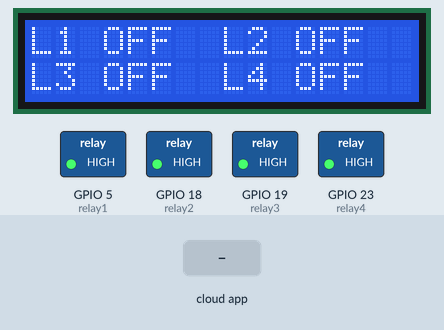
The sketch below on a simulated ESP32. Shown: 16×2 character LCD, switched loads named in the sketch (green lamp = pin HIGH). The test bench sets the inputs (shaded band). WiFi joins after 1.5 s; servers stay silent unless stated; the Firebase database answers and starts empty; what the sketch prints to the serial monitor is not drawn.

Above: at 2.8 s.
2.9 s: the phone or cloud app sets Load1 to 1
At 4.2 s:
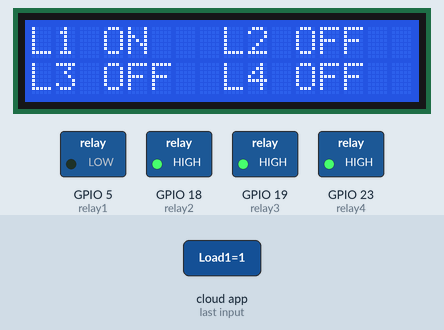
4.9 s: the phone or cloud app sets Load2 to 1
At 6.4 s:
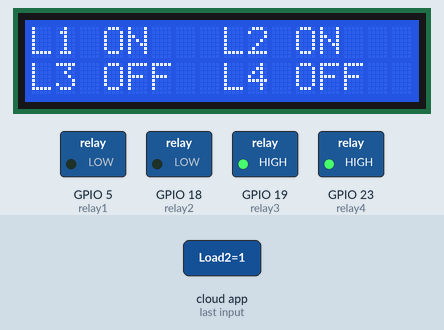
6.8 s: the phone or cloud app sets Load3 to 1
At 8.4 s:
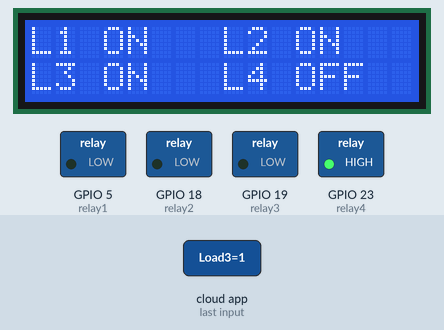
8.7 s: the phone or cloud app sets Load1 to 0
At 10.9 s:
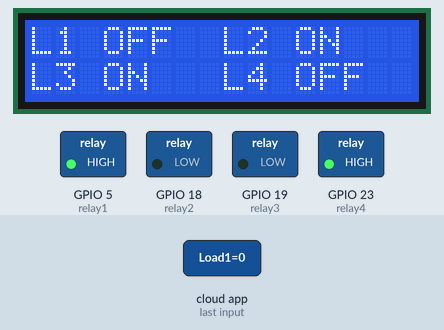
11.2 s: the phone or cloud app sets Load4 to 1
At 12.8 s:
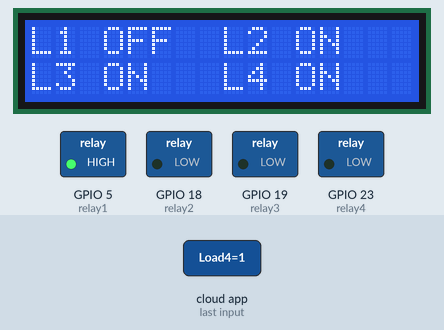
13.1 s: the phone or cloud app sets Load2 to 0
At 14.0 s:
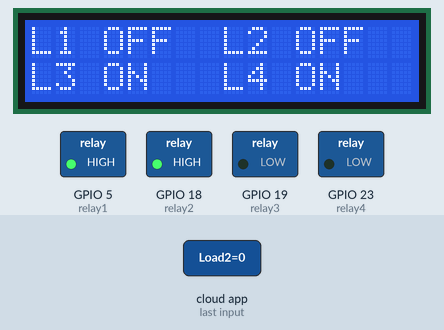
Timing chart, 0 to 16.0 s (numbered marks = the images above; inputs shaded):
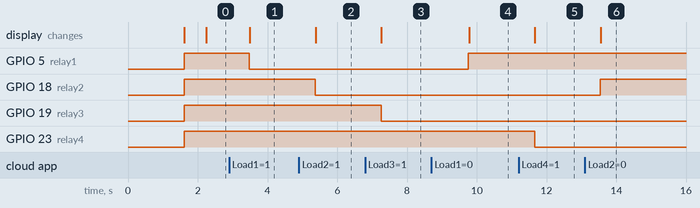

The sketch:

sketch_may26a.ino
```cpp
#include <WiFi.h>
#include <FirebaseESP32.h>
#include <Wire.h>
#include <LiquidCrystal_I2C.h>

// LCD setup
LiquidCrystal_I2C lcd(0x27, 16, 2);

// Firebase credentials
#define API_KEY "AIzaSyAB5ErkFfIJgjlp8-ZqiKW7-OFlkFMT1Aw"
#define DATABASE_URL "https://project-nsic-default-rtdb.asia-southeast1.firebasedatabase.app/"
#define USER_EMAIL "example@gmail.com"
#define USER_PASSWORD "123456789"

// WiFi credentials
#define NETWORK "home"
#define PASSWORD "123456789"

// Firebase objects
FirebaseData fbdo, fbdo1, fbdo2, fbdo3;
FirebaseAuth auth;
FirebaseConfig config;

// Relays
#define relay1 5
#define relay2 18
#define relay3 19
#define relay4 23

// Function 1
// void i2cScanner() {
//   Serial.println("Scanning I2C...");
//   for (byte i = 1; i < 127; i++) {
//     Wire.beginTransmission(i);
//     if (Wire.endTransmission() == 0) {
//       Serial.print("Found I2C device at 0x");
//       Serial.println(i, HEX);
//     }
//   }
// }

// Function 2
void connectToWiFi() {
  lcd.clear();
  lcd.setCursor(0, 0);
  lcd.print("Connecting...");
  WiFi.begin(NETWORK, PASSWORD);
  while (WiFi.status() != WL_CONNECTED) {
    delay(500);
    Serial.print(".");
  }
  lcd.clear();
  lcd.setCursor(0, 0);
  lcd.print("WiFi Connected");
  lcd.setCursor(0, 1);
  lcd.print(WiFi.localIP());
 // delay(2000);
}

// Function 3
void setFirebase() {
  auth.user.email = USER_EMAIL;
  auth.user.password = USER_PASSWORD;
  config.api_key = API_KEY;
  config.database_url = DATABASE_URL;
  Firebase.begin(&config, &auth);
}

// Arduino setup()
void setup() {
  Serial.begin(115200);
  Wire.begin(21, 22);
 // delay(1000);


  lcd.begin();
  lcd.backlight();

  connectToWiFi();
  setFirebase();

  pinMode(relay1, OUTPUT);
  pinMode(relay2, OUTPUT);
  pinMode(relay3, OUTPUT);
  pinMode(relay4, OUTPUT);

  digitalWrite(relay1, HIGH);
  digitalWrite(relay2, HIGH);
  digitalWrite(relay3, HIGH);
  digitalWrite(relay4, HIGH);
}

// Arduino loop()
void loop() {
  if (Firebase.ready()) {
    Firebase.getInt(fbdo, "/gesture/Load1");
    Firebase.getInt(fbdo1, "/gesture/Load2");
    Firebase.getInt(fbdo2, "/gesture/Load3");
    Firebase.getInt(fbdo3, "/gesture/Load4");

    int Load1 = fbdo.to<int>();
    int Load2 = fbdo1.to<int>();
    int Load3 = fbdo2.to<int>();
    int Load4 = fbdo3.to<int>();

    lcd.clear();

    digitalWrite(relay1, Load1 ? LOW : HIGH);
    lcd.setCursor(0, 0);
    lcd.print(Load1 ? "L1 ON " : "L1 OFF");

    digitalWrite(relay2, Load2 ? LOW : HIGH);
    lcd.setCursor(8, 0);
    lcd.print(Load2 ? "L2 ON " : "L2 OFF");

    digitalWrite(relay3, Load3 ? LOW : HIGH);
    lcd.setCursor(0, 1);
    lcd.print(Load3 ? "L3 ON " : "L3 OFF");

    digitalWrite(relay4, Load4 ? LOW : HIGH);
    lcd.setCursor(8, 1);
    lcd.print(Load4 ? "L4 ON " : "L4 OFF");

    //delay(500);
  }
}
```

Measured:
- after the input at 2.9 s, GPIO 5 (relay1): HIGH → LOW after 0.57 s; the display: changes after 0.60 s (image 1)
- after the input at 4.9 s, GPIO 18 (relay2): HIGH → LOW after 0.46 s; the display: changes after 0.48 s (image 2)
- after the input at 6.8 s, GPIO 19 (relay3): HIGH → LOW after 0.45 s; the display: changes after 0.47 s (image 3)
- after the input at 8.7 s, GPIO 5 (relay1): LOW → HIGH after 1.1 s; the display: changes after 1.1 s (image 4)
- after the input at 11.2 s, GPIO 23 (relay4): HIGH → LOW after 0.46 s; the display: changes after 0.47 s (image 5)
- after the input at 13.1 s, GPIO 18 (relay2): LOW → HIGH after 0.43 s; the display: changes after 0.45 s (image 6)
